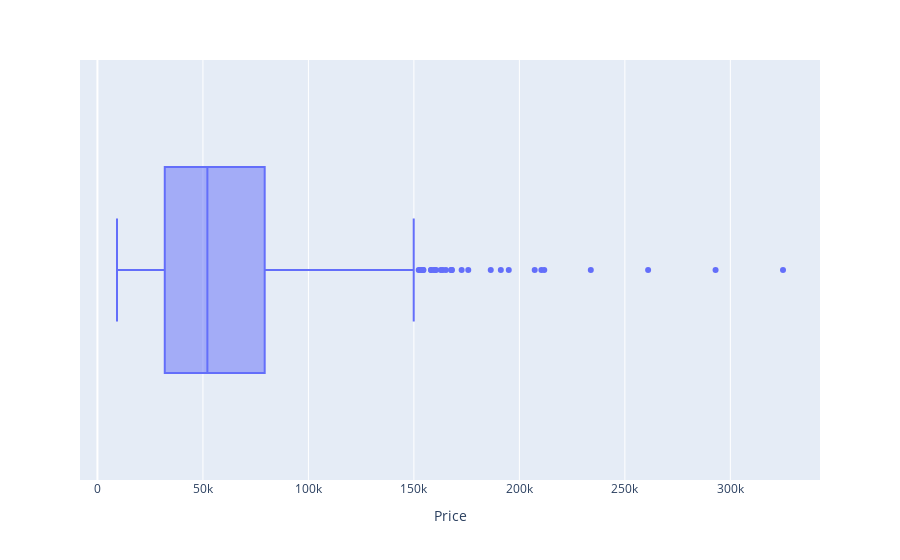

Write notebook code for a chart like this one.
### Markdown cell above
>The Inches column has outlier and also invalid values, Where the screen size of lap can not be 111.8 inches

### Code cell
# Making Box plot for Outlier detection
plot_price = px.box(
    data_frame=df,
    x='Price',  # Specify the y-axis column
    hover_name= 'Company' # Pass the combined column for hover information
)
plot_price.show()

### Figure 1 — Plotly figure (JSON) as saved in the notebook; plotly's stock layout.template omitted (floating-point values rounded to 4 significant figures; data arrays with more than 128 entries replaced by an {"elided": "..."} marker saying what was removed)
{"data": [{"alignmentgroup": "True", "hovertemplate": "<b>%{hovertext}</b><br><br>Price=%{x}<extra></extra>", "hovertext": {"elided": "1272 str values"}, "legendgroup": "", "marker": {"color": "#636efa"}, "name": "", "notched": false, "offsetgroup": "", "orientation": "h", "showlegend": false, "type": "box", "x": {"elided": "1272 float values"}, "x0": " ", "xaxis": "x", "y0": " ", "yaxis": "y"}], "layout": {"boxmode": "group", "legend": {"tracegroupgap": 0}, "margin": {"t": 60}, "xaxis": {"anchor": "y", "domain": [0, 1], "title": {"text": "Price"}}, "yaxis": {"anchor": "x", "domain": [0, 1]}}}
